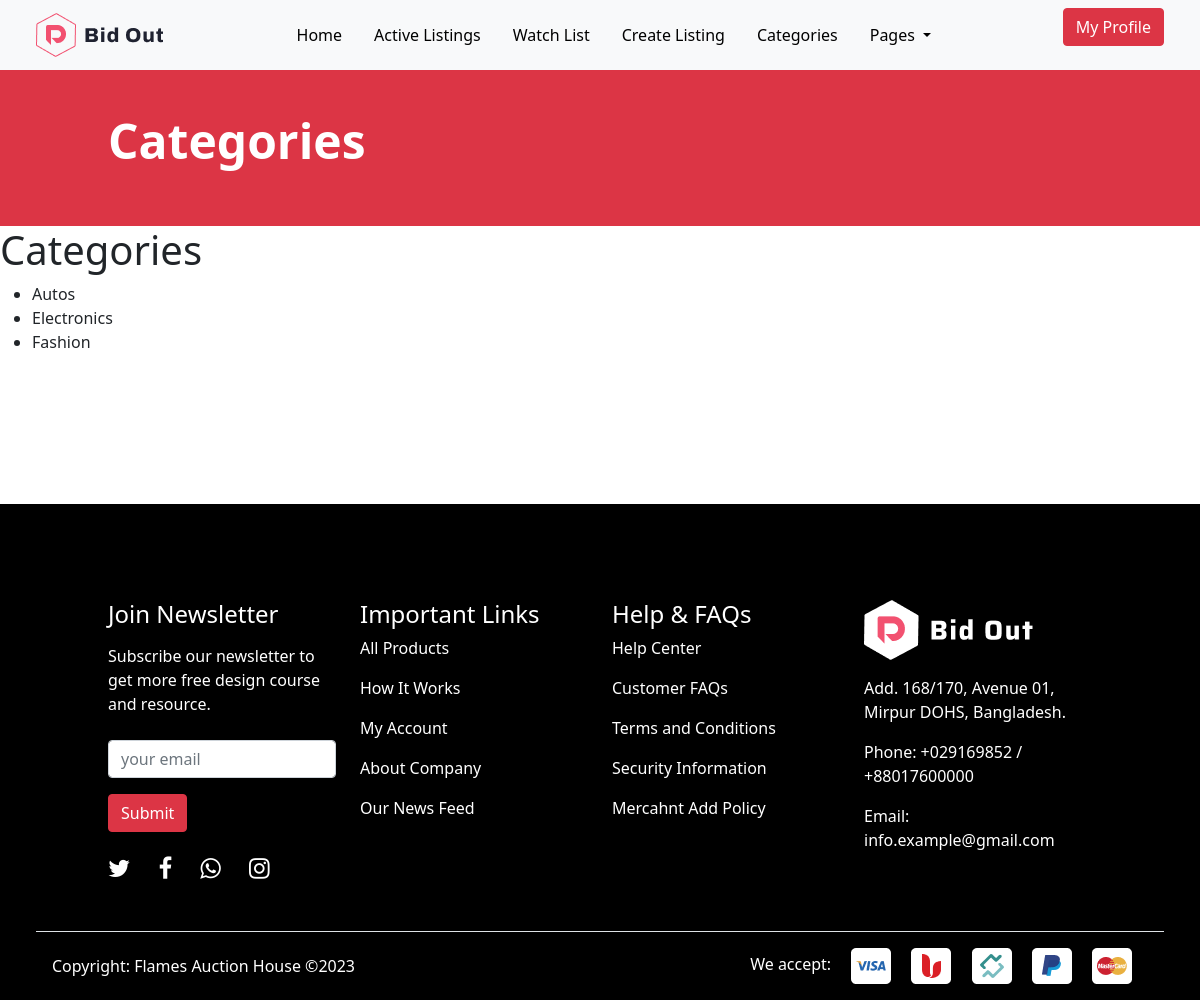
/categories/ (signed in), run on an earlier commit of the app's database.
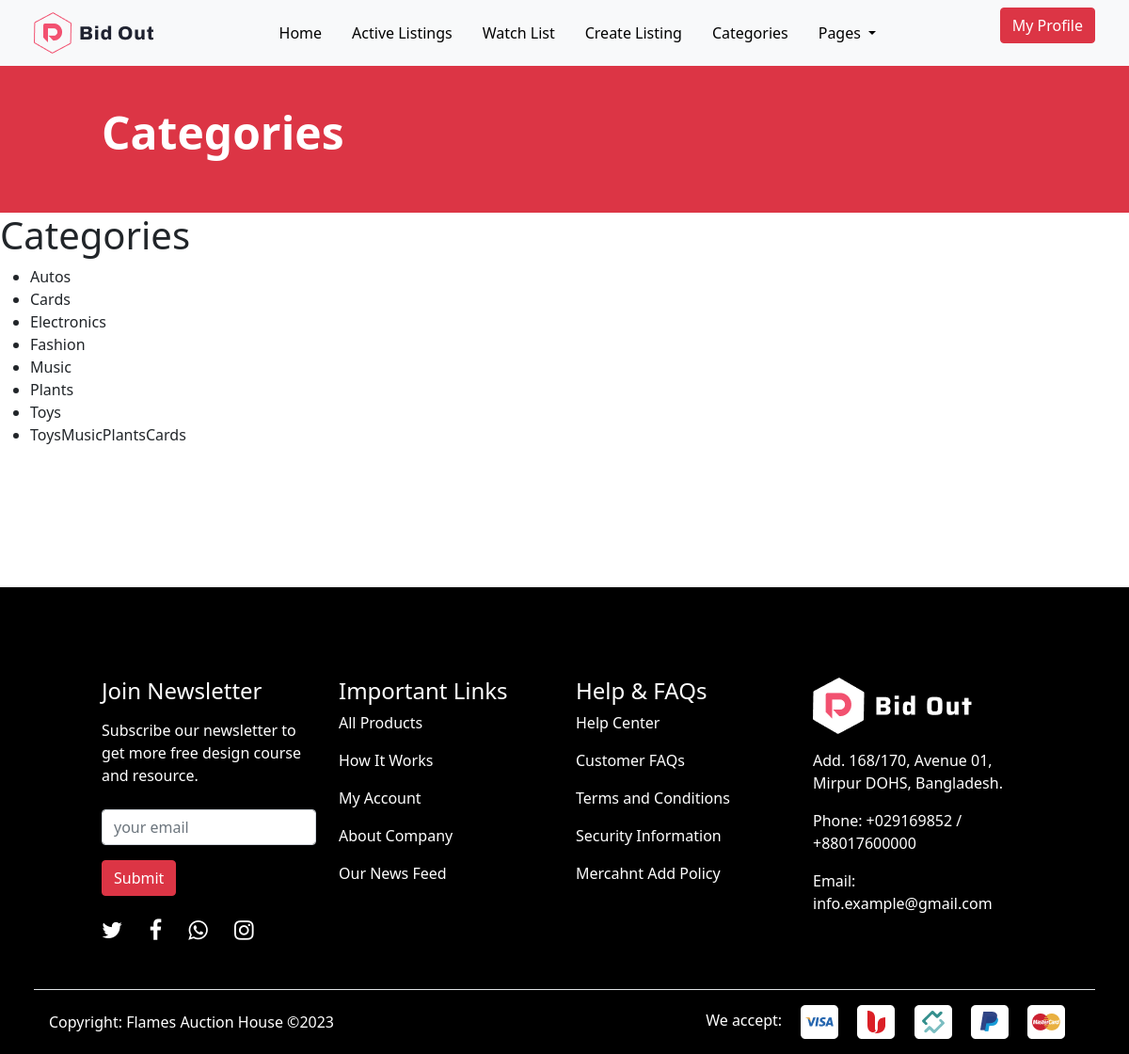
And on a later commit of the database.
### auctions/models.py (models this page shows, shortened)
class Category(models.Model):
    name = models.CharField(max_length=255, unique=True)
    slug = AutoSlugField(populate_from='name', unique=True)
    class Meta:
        verbose_name = "Category"
        verbose_name_plural = "Categories"
        ordering = ["name"]

### auctions/views.py (the view)
# urls.py: path('categories/', category_list, name='categories'),
@login_required(login_url="login")
def category_list(request):
    categories = Category.objects.all()
    return render(request, "auctions/categories.html", {"categories": categories})

### auctions/templates/auctions/categories.html
{% extends 'main.html' %}
{% block content %}
    <div class="container-fluid bg-danger py-5 text-white">
        <div class="row pt-5">
            <div class="col-12 col-lg-10">
                <h1 class="display-5 fw-bold ms-0 ps-0 ms-md-5 ps-md-5 pt-3">Categories</h1>
            </div>
        </div>
    </div>
  <h1>Categories</h1>
  <ul>
    {% for category in categories %}
      <li><a href="{% url 'category_auctions' category.slug %}">{{ category.name }}</a></li>
    {% empty %}
      <li>No categories.</li>
    {% endfor %}
  </ul>
{% endblock %}

What changed in the data, as far as the page shows it:
added Category: name "Cards"
added Category: name "Music"
added Category: name "Plants"
added Category: name "Toys"
added Category: name "ToysMusicPlantsCards"
